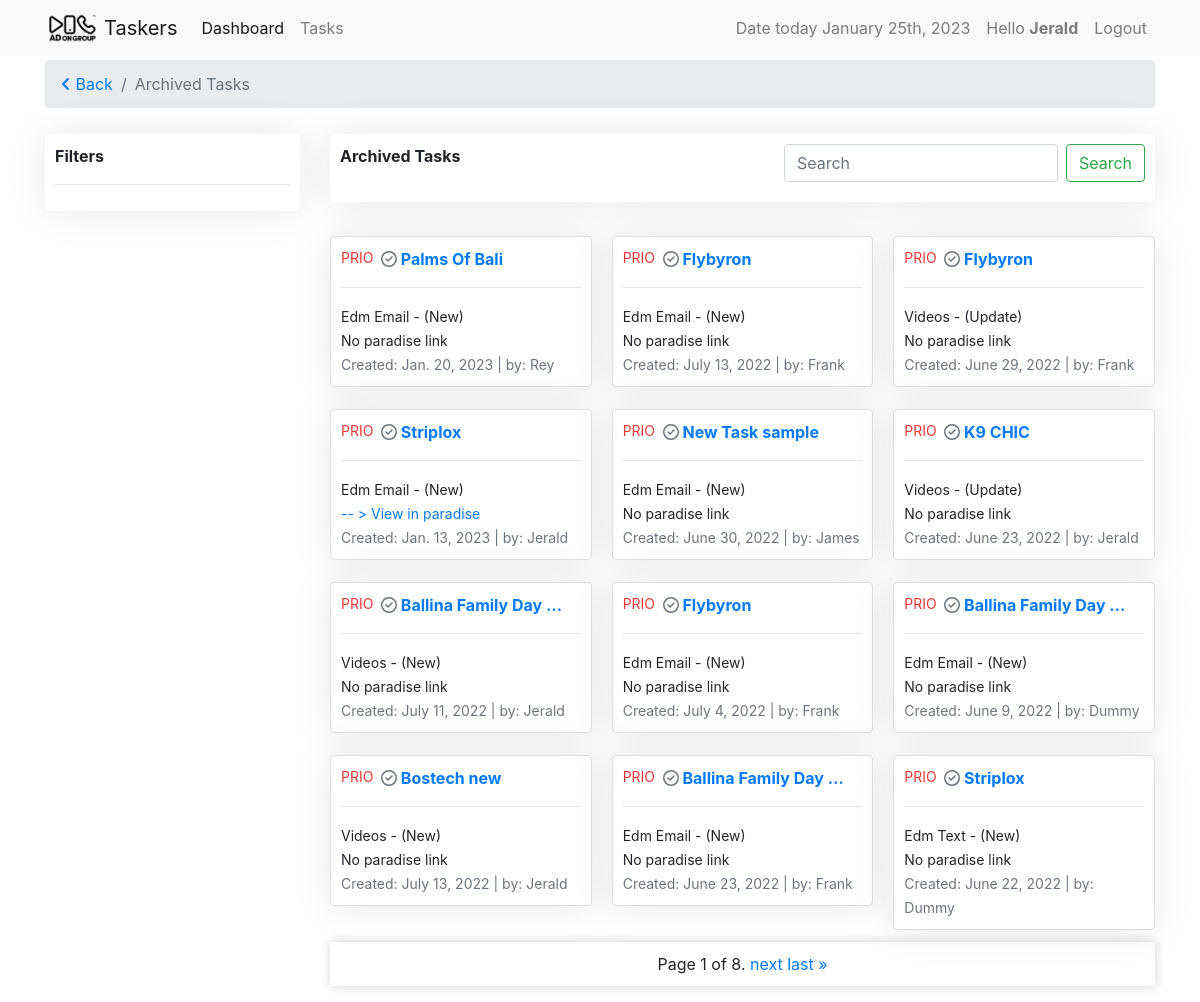
/tasks/task-archived (signed in), run on an earlier commit of the app's database.
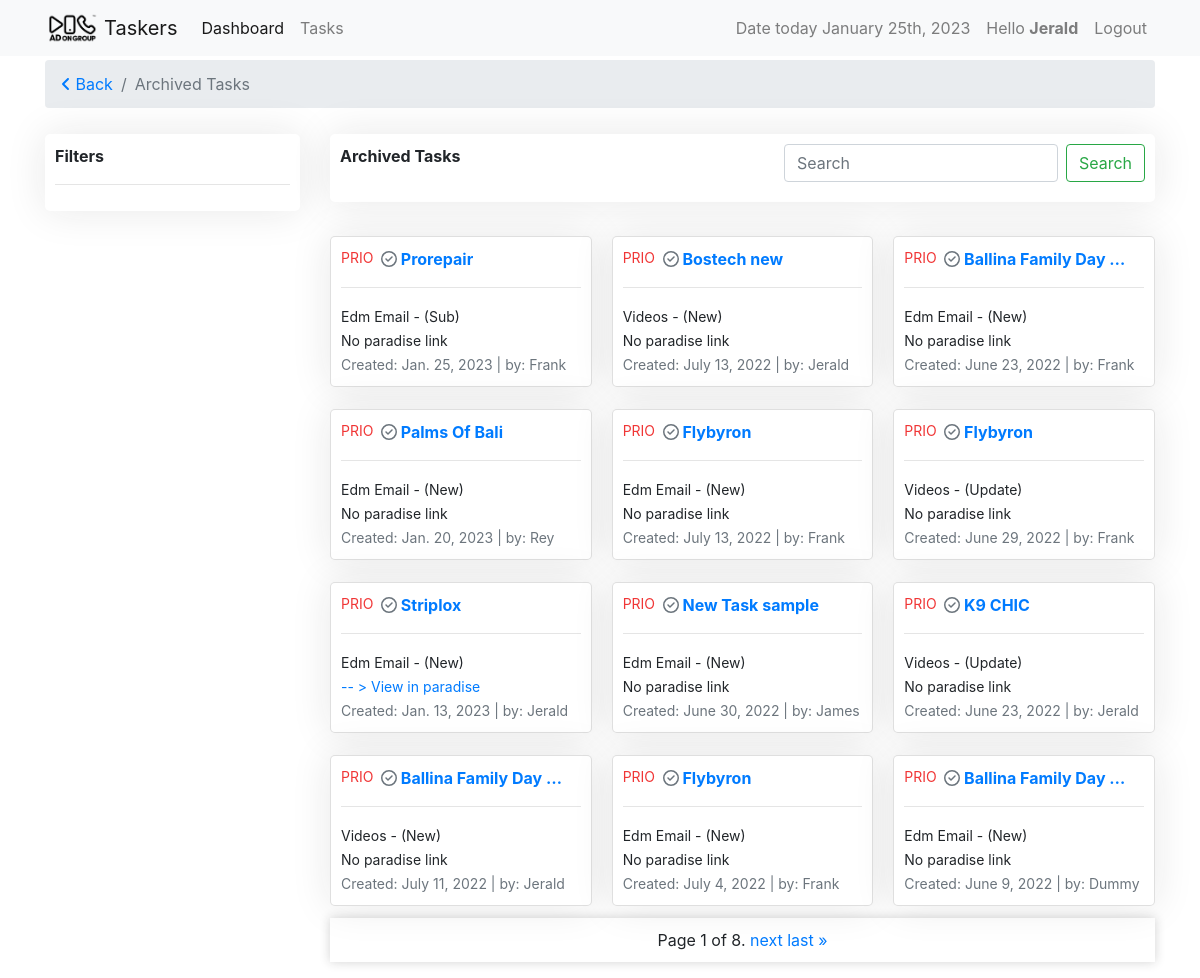
And on a later commit of the database.
### tasks/models.py (models this page shows, shortened)
class Task(models.Model):
    slug = models.SlugField(unique=True, null=True, blank=True)
    user = models.ForeignKey(settings.AUTH_USER_MODEL,
                             on_delete=models.CASCADE, verbose_name='designers')
    task_type = models.ForeignKey(
        TaskType, on_delete=models.CASCADE, default=1)
    task_category = models.ForeignKey(
        TaskCategory, on_delete=models.CASCADE, default=1)
    name = models.CharField(max_length=120, verbose_name="Client name")
    paradise_link = models.URLField(
        blank=True, null=True, verbose_name="task link")
    check_list_link = models.URLField(
        max_length=120, verbose_name='check list link', blank=True, null=True)
    is_priority = models.BooleanField(
        default=False, verbose_name="Is Task Priority?", help_text="Checked if task is priority.")
    is_done = models.BooleanField(default=False, verbose_name="Is Task Completed?",
                                  help_text="Note: Checked if you're done.")
    created = models.DateTimeField(auto_now_add=True)
    updated = models.DateTimeField(auto_now=True)
    class Meta:
        ordering = ['-is_priority', 'is_done', '-updated', '-created']

class BaseTime(models.Model):
    created = models.DateTimeField(auto_now_add=True)
    updated = models.DateTimeField(auto_now=True)

class TaskCategory(BaseTime, models.Model):
    name = models.CharField(max_length=120, unique=True)
    task_point = models.FloatField(default=0.0)
    class Meta:
        verbose_name_plural = "Task Categories"
    def __str__(self):
        return self.name

class TaskType(BaseTime, models.Model):
    name = models.CharField(max_length=60)
    task_point = models.FloatField(default=0.0)
    def __str__(self):
        return self.name

### tasks/views.py (the view, shortened to what this page needs)
# urls.py: path('task-archived', views.TasksArchiveView.as_view(), name="taskarchived"),
class TasksArchiveView(View):
    today = timezone.now()
    yesterday = today - timezone.timedelta(days=1)
    template_name = 'tasks_archive_template.html'
    def get(self, request, *args, **kwargs):
        tasks = Task.objects.filter(is_done=True)
        query = request.GET.get('q')
        paginator = Paginator(tasks, 12)
        page_number = request.GET.get('page')
        page_obj = paginator.get_page(page_number)
        context = {'tasks': tasks, 'title': 'archived tasks', 'page_obj': page_obj,}
        return render(request, self.template_name, context)

### tasks/templates/tasks_archive_template.html (shortened to what this page needs)
{% extends 'base.html' %}
{% load crispy_forms_tags %}
{% block content %}
<nav aria-label="breadcrumb">
    <ol class="breadcrumb">
      <li class="breadcrumb-item"><a href="{{request.META.HTTP_REFERER}}"><i class="fa-solid fa-angle-left"></i> Back</a></li>
      <li class="breadcrumb-item active" aria-current="page">{{ title|title }}</li>
    </ol>
</nav>
{% include 'includes/tasks_filter.html' %}
{% endblock %}

### tasks/templates/includes/tasks_filter.html (shortened to what this page needs)
{% load crispy_forms_tags %}
<div class="row">
    <div class="col-sm-3">
        <div class="card-container">
            <strong>Filters</strong>
            <hr>
        </div>
    </div>
    <div class="col-sm-9">
        <div class="mb-4">
            <div class="card-container">
                <strong>{{ title|title }}</strong>
                <form class="form-inline my-2 my-lg-0 float-right">
                    <input class="form-control mr-sm-2" type="search" placeholder="Search" aria-label="Search" name="q" value="{{ request.GET.q }}">
                    <button class="btn btn-outline-success my-2 my-sm-0" type="submit">Search</button>
                </form>
                <br>
                <br>
            </div>
        </div>
        <div class="card-columns">
            {% for task in page_obj %}
            {% if task %}
            <div class="card card-container">
                <div>
                    <strong>
                        {% if task.is_priority %}
                            <small class="float-left" style="color: rgba(238, 27, 27, 0.884);">
                                PRIO
                            </small>
                        {% endif %}
                        {% if task.is_done %}
                            <i class="fa-regular fa-circle-check text-muted"></i>
                        {% endif %}
                        <a href="{% url 'taskers:taskdetail' task.slug %}">
                            {{ task.name|truncatechars:"20" }}
                        </a>
                    </strong>
                    <hr>
                    <small>
                        {{ task.task_category|title }} - ({{ task.task_type|title }})
                        <br>
                        {% if task.paradise_link %}
                        <a href="{{ task.paradise_link }}"> -- > View in paradise</a>
                        {% else %}
                        No paradise link
                        {% endif %}
                    </small>
                    <br>
                </div>
                <div>
                    <small class="text-muted">Created: {{task.created|date}} | by:
                        {% if request.user.is_superuser %}
                        <a href="{% url 'dashboards:userdetails' task.user.username %}">{{ task.user.username|title }}</a>
                        {% else %}
                        {{ task.user.username|title }}
                        {% endif %}
                    </small>
                </div>
            </div>
            {% else %}
                {{ empty }}
            {% endif %}
            {% endfor %}
        </div>
        <div class="mypagination mb-3">
            <span class="step-links">
                <span class="current">
                    Page {{ page_obj.number }} of {{ page_obj.paginator.num_pages }}.
                </span>
                {% if page_obj.has_next %}
                    <a href="?page={{ page_obj.next_page_number }}">next</a>
                    <a href="?page={{ page_obj.paginator.num_pages }}">last &raquo;</a>
                {% endif %}
            </span>
        </div>
    </div>
</div>

What changed in the data, as far as the page shows it:
no longer on this page (row unchanged): Task: is_priority "PRIO", is_done True (drawn), name "Striplox", task_category "Edm Text", task_type "New", shows "No paradise link", created "June 22, 2022", user.username "Dummy"
added Task: is_priority "PRIO", is_done True (drawn), name "Prorepair", task_category "Edm Email", task_type "Sub", shows "No paradise link", created "Jan. 25, 2023", user.username "Frank"
